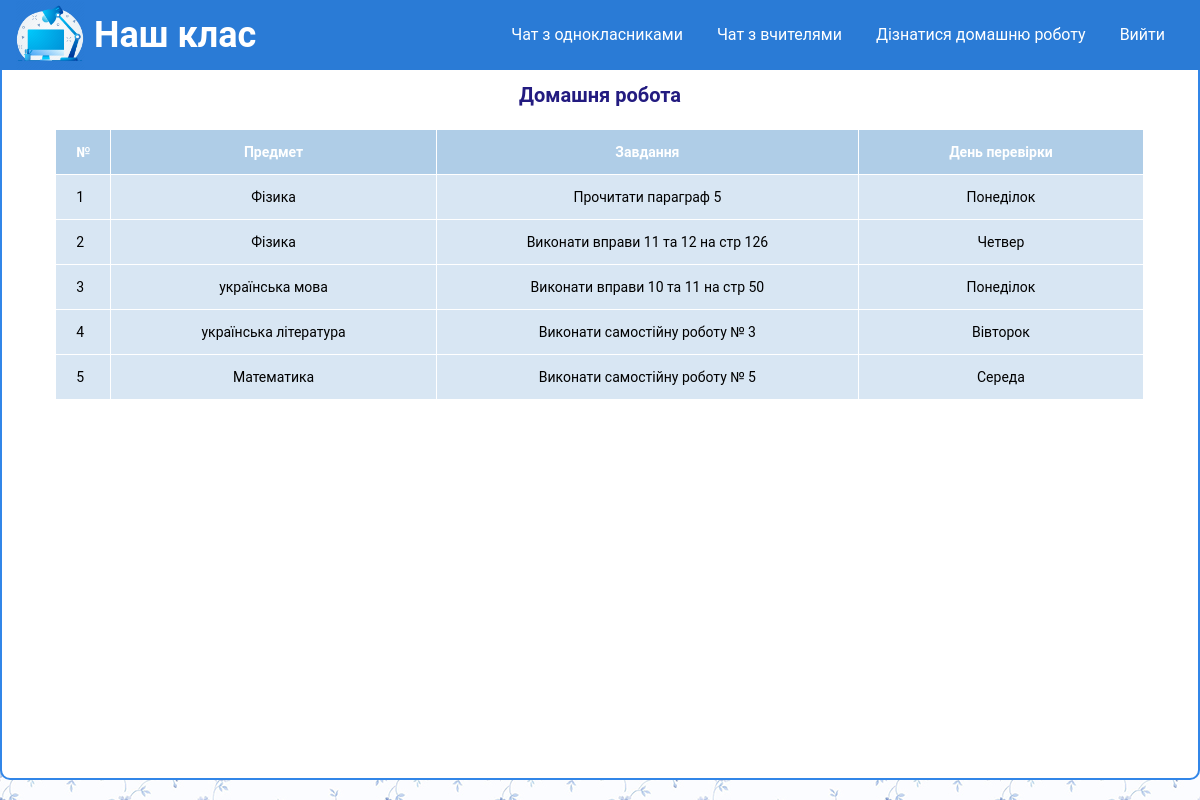
Page /pages/homework.php (signed in) on the earlier database version.
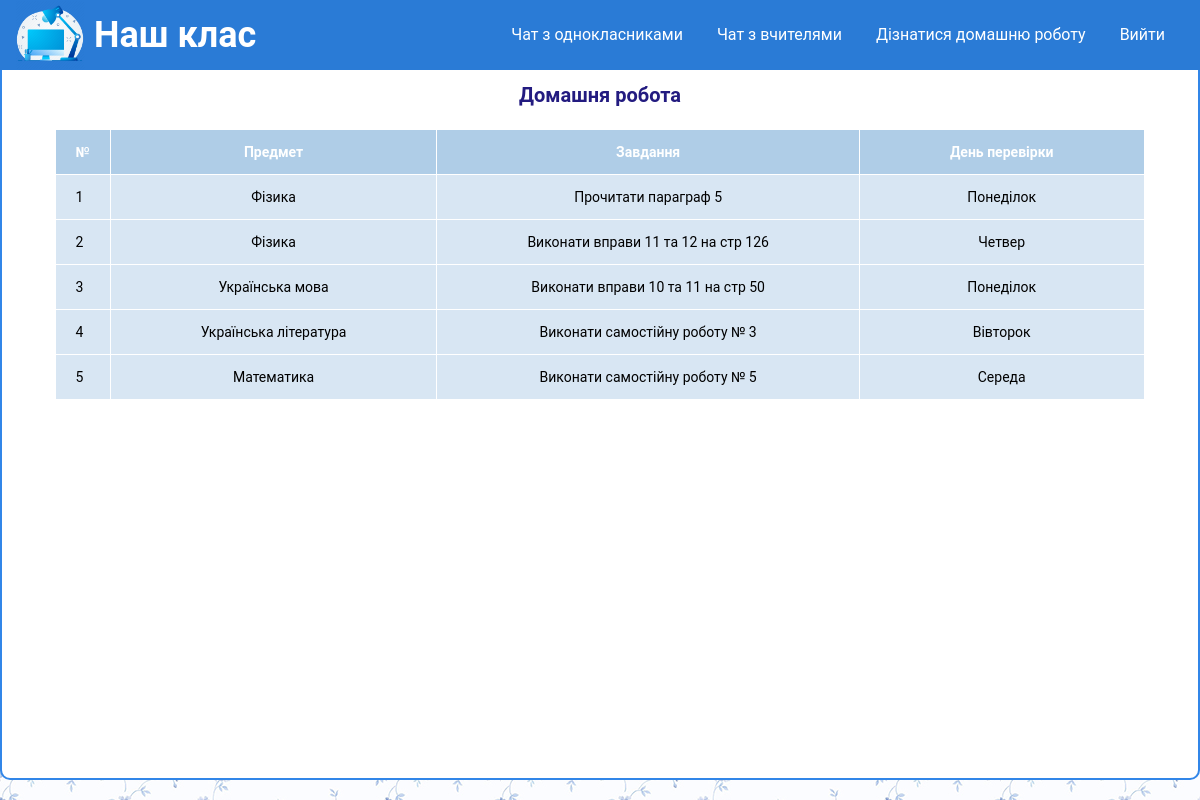
Same page on the later database version.
### tables this page shows
CREATE TABLE `homework` (
  `id` int(10) NOT NULL,
  `subject` int(10) NOT NULL,
  `day` varchar(20) NOT NULL,
  `homework` text NOT NULL
);

CREATE TABLE `contacts` (
  `id` int(11) NOT NULL,
  `name` varchar(255) NOT NULL,
  `user_status` int(20) NOT NULL,
  `image` varchar(255) NOT NULL,
  `phone` varchar(255) NOT NULL,
  `about` text NOT NULL,
  `login` varchar(255) NOT NULL,
  `password` varchar(255) NOT NULL,
  `last_message` text NOT NULL,
  `subject` varchar(100) NOT NULL
);

### pages/homework.php (the view, shortened to what this page needs)
<!DOCTYPE html>
<html lang="en">
<head>
	<link rel="stylesheet" type="text/css" href="/style/style.css">
	<link rel="stylesheet" type="text/css" href="/style/chat.css">
</head>
<body>
	<?php
		include $_SERVER['DOCUMENT_ROOT'] . "/configs/db.php";
		include $_SERVER['DOCUMENT_ROOT'] . "/pice-of-site/header.php";
	?>
	<main>
		<div id="content" class="flex">
			<p class="admin-title">Домашня робота</p>
			<table>
				<tr>
					<th>№</th>
					<th>Предмет</th>
					<th>Завдання</th>
					<th>День перевірки</th>
				</tr>
			<?php
				$sql_homework = "SELECT * FROM homework";
				$result_homework = mysqli_query($connect, $sql_homework);
				$col_homework = mysqli_num_rows($result_homework);
            $i = 0;
            while($i < $col_homework) {
					$homework = mysqli_fetch_assoc($result_homework);
					$sql_user = "SELECT * FROM contacts WHERE id =" . $homework["subject"];
					$result_user = mysqli_query($connect, $sql_user);
					$user = mysqli_fetch_assoc($result_user);
         ?>
				<tr>
					<td><?php echo $i+1; ?></td>
					<td><?php echo $user["subject"]; ?></td>
					<td><?php echo $homework["homework"]; ?></td>
					<td><?php echo $homework["day"]; ?></td>
				</tr>
			<?php
					$i = $i + 1;
					}
			?>
			</table>
		</div>
	</main>
</body>
</html>

Differences in the rows shown:
changed through a linked row, homework "Виконати вправи 10 та 11 на стр 50": contacts.subject "українська мова" → "Українська мова"
changed through a linked row, homework "Виконати самостійну роботу № 3": contacts.subject "українська література" → "Українська література"
